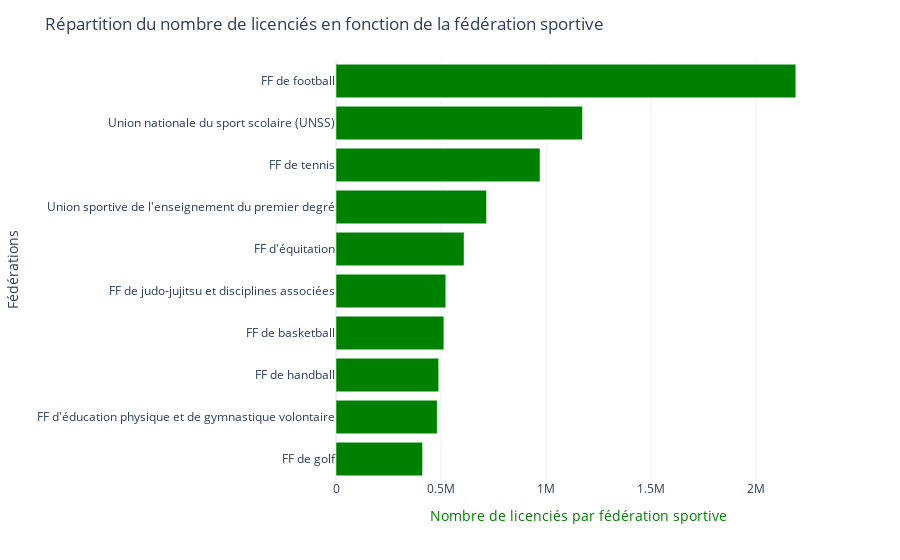

Notebook code for this chart:
### Markdown cell above
Encore une fois sans surprise, on observe que le classement des sports par nombre d'infrastructures comporte de nombreuses similitudes avec le classement des sports par nombre de licenciés (avec des sports communs comme le football, l'équitation, le tennis, le handball ou encore le basketball).

### Code cell
fig = px.bar(df2.sort_values('Licenciés', ascending=False).head(10).sort_values('Licenciés', ascending=True), orientation='h', x='Licenciés',
             y='Fédérations', color_discrete_sequence=["green"], template="plotly_white")

fig.update_layout(
    title='Répartition du nombre de licenciés en fonction de la fédération sportive',
    xaxis_title='Nombre de licenciés par fédération sportive')
fig.update_xaxes(title_font=dict(color='green'))

### Figure 1 — Plotly figure (JSON) as saved in the notebook; plotly's stock layout.template omitted (floating-point values rounded to 4 significant figures)
{"data": [{"alignmentgroup": "True", "hovertemplate": "Licenciés=%{x}<br>Fédérations=%{y}<extra></extra>", "legendgroup": "", "marker": {"color": "green", "pattern": {"shape": ""}}, "name": "", "offsetgroup": "", "orientation": "h", "showlegend": false, "textposition": "auto", "type": "bar", "x": [411976, 481979, 488799, 513467, 522510, 609701, 716302, 971042, 1173049, 2188615], "xaxis": "x", "y": ["FF de golf", "FF d'éducation physique et de gymnastique volontaire", "FF de handball", "FF de basketball", "FF de judo-jujitsu et disciplines associées", "FF d'équitation", "Union sportive de l'enseignement du premier degré", "FF de tennis", "Union nationale du sport scolaire (UNSS)", "FF de football"], "yaxis": "y"}], "layout": {"autosize": true, "barmode": "relative", "legend": {"tracegroupgap": 0}, "margin": {"t": 60}, "title": {"text": "Répartition du nombre de licenciés en fonction de la fédération sportive"}, "xaxis": {"anchor": "y", "autorange": true, "domain": [0, 1], "range": [0, 2304000.0], "title": {"font": {"color": "green"}, "text": "Nombre de licenciés par fédération sportive"}, "type": "linear"}, "yaxis": {"anchor": "x", "autorange": true, "domain": [0, 1], "range": [-0.5, 9.5], "title": {"text": "Fédérations"}, "type": "category"}}}
